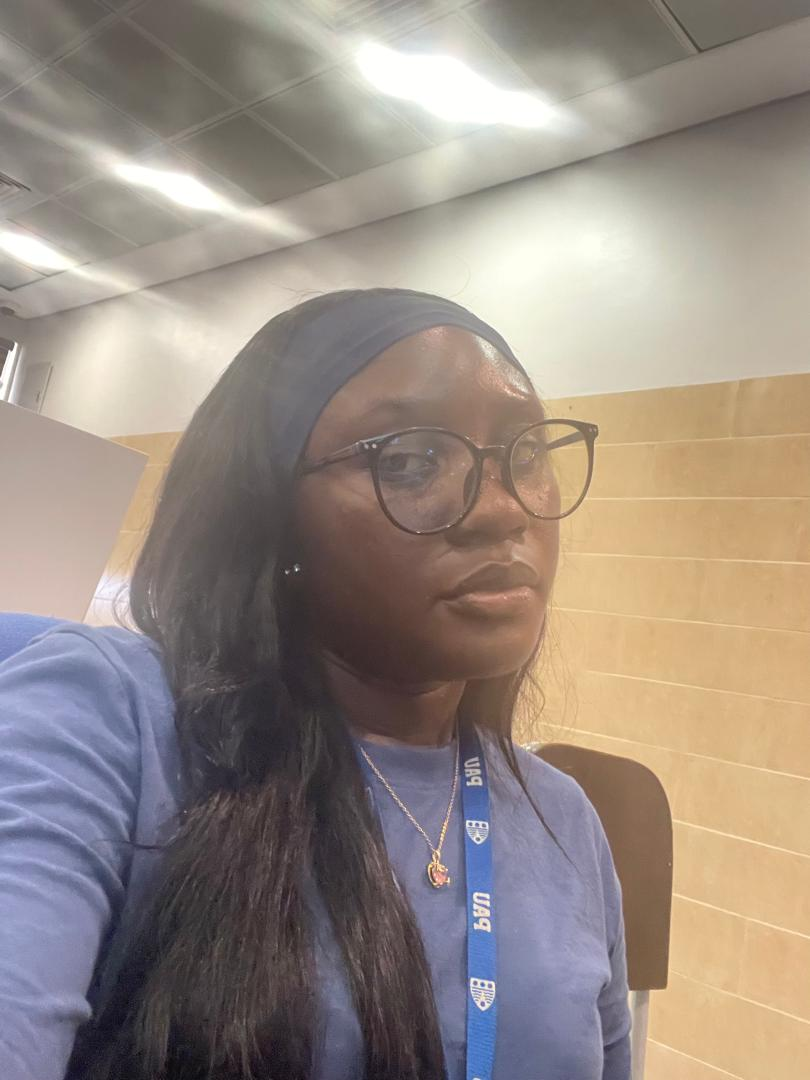
#> input picture Week_4/img/Ada.jpg, 810 x 1080 px
$ jupyter execute practice-3.ipynb
#> lines starting #> are read from the running program, lines starting #| are printed output that depends on the picture
## Robert Operator

[cell 1]
import cv2
import numpy as np

[cell 2]
#Load the image
image = cv2.imread('img/Ada.jpg', cv2.IMREAD_GRAYSCALE)
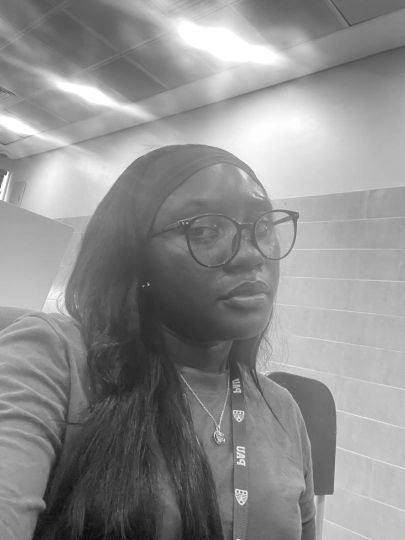
#> image: shape (1080, 810) (shown at 1/2 size); min 4, max 255, mean 142

#Perform Guasian Blur
image = cv2.GaussianBlur(image, (5, 5), 0)

#Define Robert Kernels
kernel_x = np.array([[1, 0],
                    [0, -1]])

kernel_y = np.array([[ 0, 1],
                    [-1, 0]])

#Apply Robert Edge detection
robert_x = cv2.filter2D(image, -1, kernel_x)
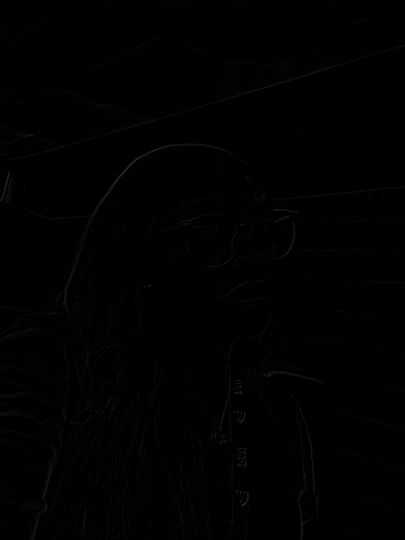
#> robert_x: shape (1080, 810) (shown at 1/2 size); min 0, max 53, mean 0.8
robert_y = cv2.filter2D(image, -1, kernel_y)

#Combine the gradient images
robert_combined = np.sqrt(np.square(robert_x) + np.square(robert_y))
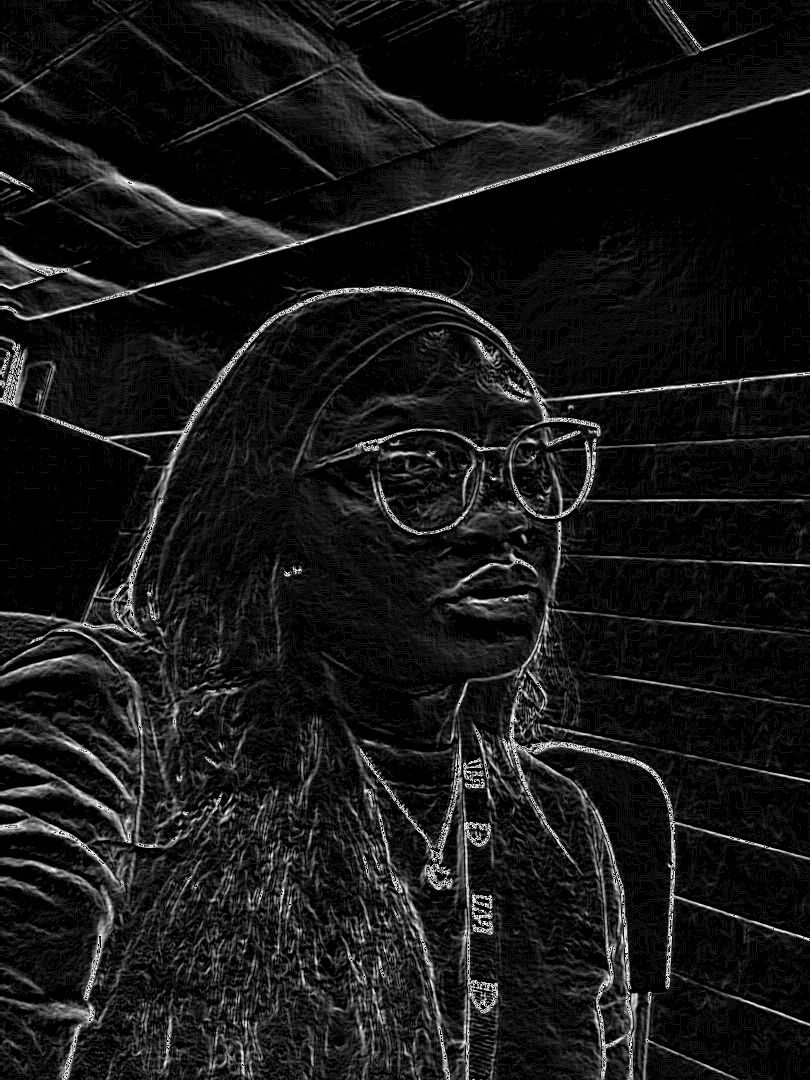
#> robert_combined: shape (1080, 810) float16; min 0, max 15.91, mean 1.44; drawn with min black and max white

#Display the original image and the Prewitt Edges
cv2.imshow('Original', image)
cv2.imshow('Robert Edges', np.uint8(robert_combined))

#Wait for a key press and then close all windows
cv2.waitKey(0)
cv2.destroyAllWindows()

$ run again, with Week_4/img/Abdullah.jpg copied over Week_4/img/Ada.jpg
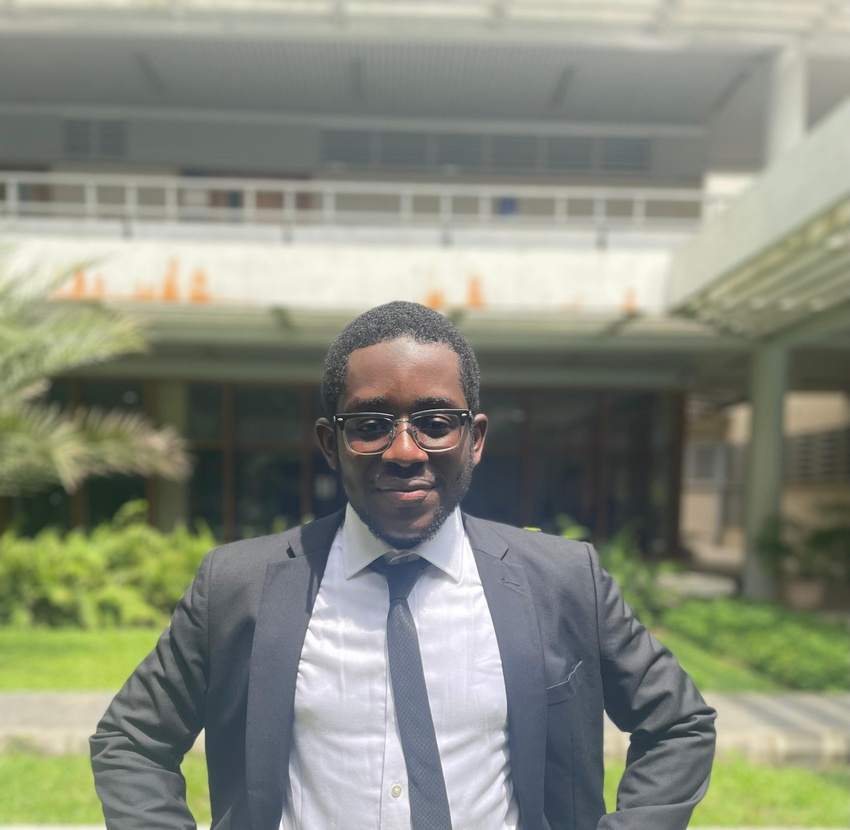
#> input picture Week_4/img/Abdullah.jpg, 850 x 830 px, shrunk from 2560 x 2499 before the run
#> `image = cv2.imread('img/Ada.jpg', cv2.IMREAD_GRAYSCALE)`:
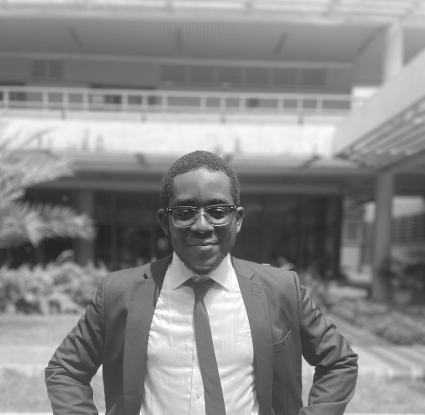
#> image: shape (830, 850) (shown at 1/2 size); min 25, max 255, mean 136.2
#> `robert_combined = np.sqrt(np.square(robert_x) + np.square(robert_y))`:
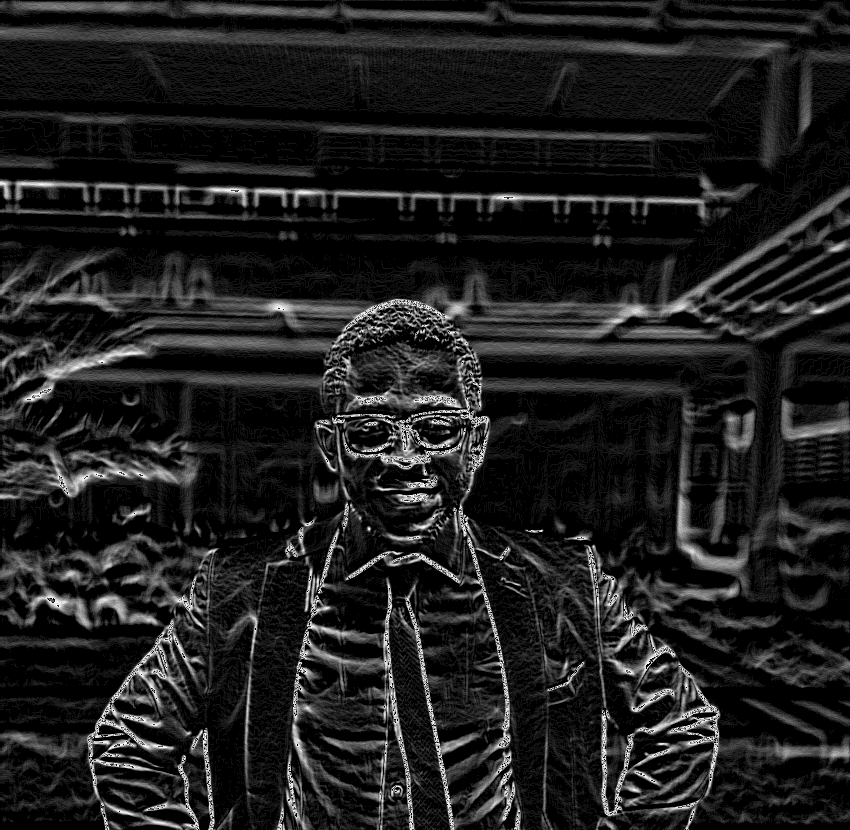
#> robert_combined: shape (830, 850) float16; min 0, max 15.91, mean 1.93; drawn with min black and max white

$ run again, with Week_4/img/Chima.jpg copied over Week_4/img/Ada.jpg
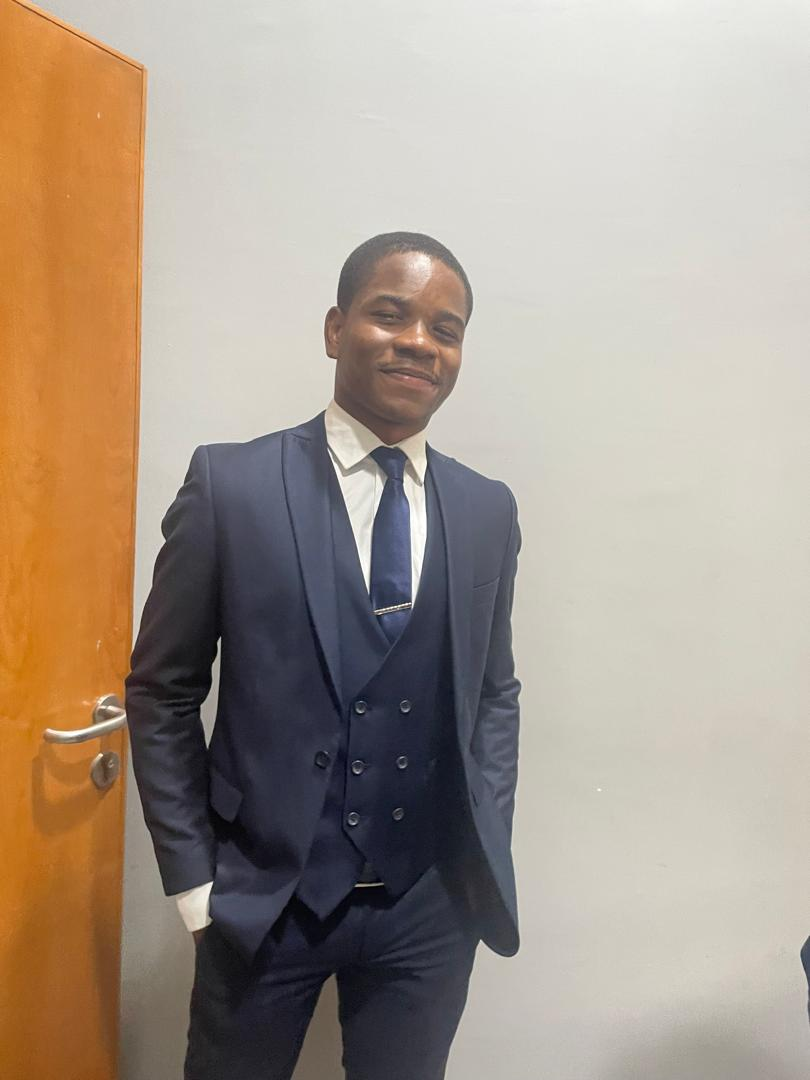
#> input picture Week_4/img/Chima.jpg, 810 x 1080 px
#> `image = cv2.imread('img/Ada.jpg', cv2.IMREAD_GRAYSCALE)`:
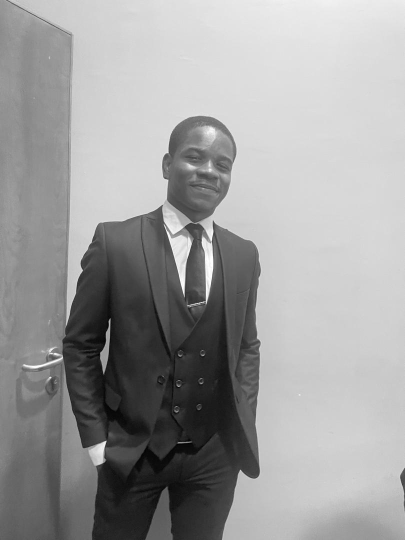
#> image: shape (1080, 810) (shown at 1/2 size); min 0, max 255, mean 156.9
#> `robert_combined = np.sqrt(np.square(robert_x) + np.square(robert_y))`:
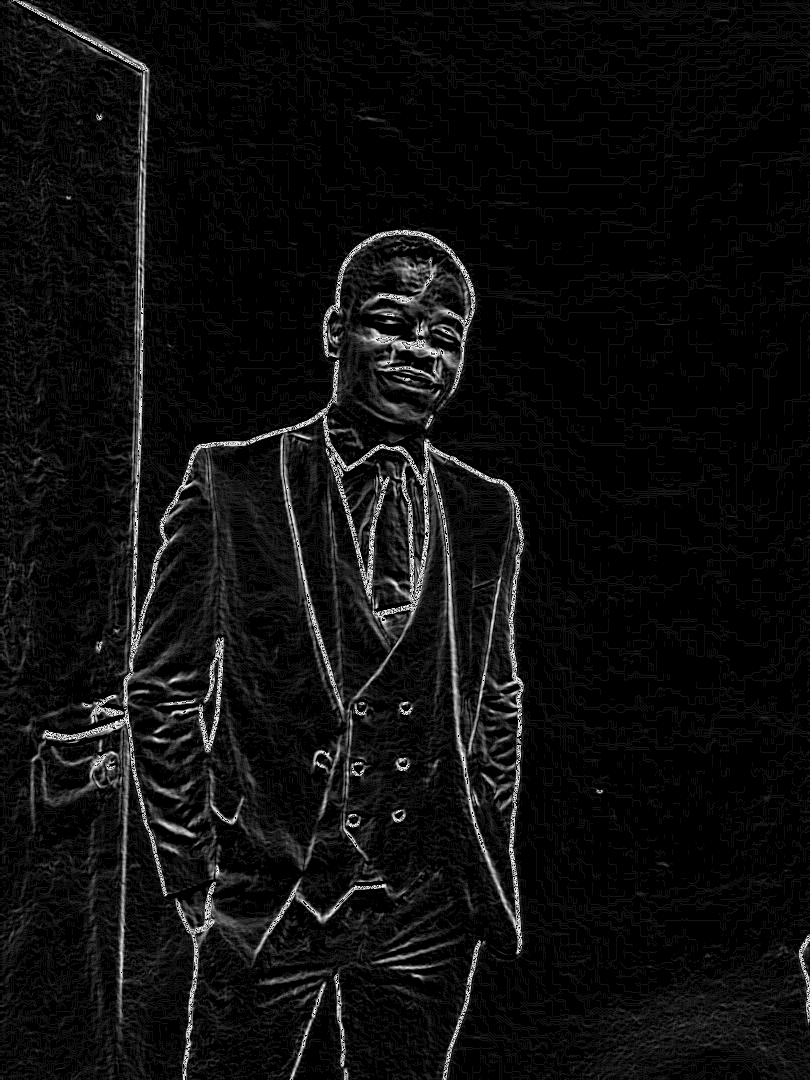
#> robert_combined: shape (1080, 810) float16; min 0, max 15.91, mean 0.925; drawn with min black and max white
